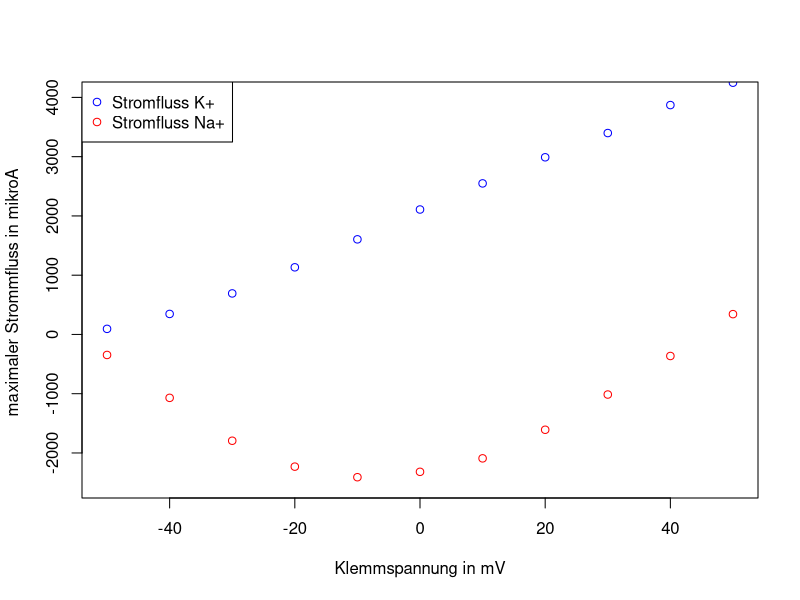

Generate this figure with R:
setwd("/Users/marasteiger/Documents/Uni/Neuro/Praktikum/tag3/Aufgabe3")

klemm <- seq(-50,50,10)

max_k <- c(94.41,346.15,692.31,1132.87,1604.9,2108.39,2548.95,2989.51,3398.6,3870.63,4248.25)

max_n <- c(-346.15,-1069.93,-1793.71,-2230.77,-2409.09,-2318.18,-2090.91,-1608.39,-1013.99,-363.64,342.66)

plot(klemm,max_k, xlab = "Klemmspannung in mV", ylab = "maximaler Strommfluss in mikroA " ,col = "blue", ylim=c(-2500,4000))
lines(klemm,max_n, col="red", type="p")
legend("topleft", legend=c("Stromfluss K+", "Stromfluss Na+"), col = c("blue","red"), pch = c(1,1))